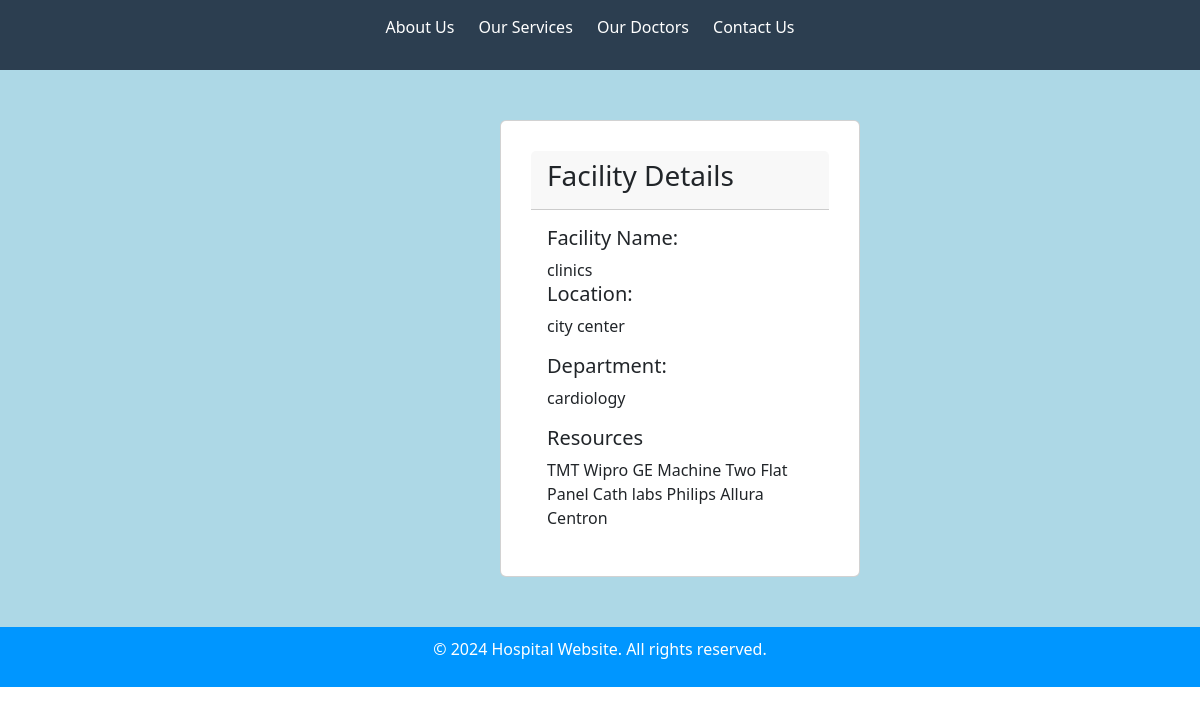
The app's page /admin_user/facility_details/1/ with its own data.
### admin_app/models.py (models this page shows, shortened)
class Facility(models.Model):
    fac_name = models.CharField(max_length=255)
    location = models.CharField(max_length=255)
    department = models.CharField(max_length=255)
    resources = models.TextField()

### admin_app/views.py (the view)
# urls.py: path('facility_details/<int:facilities_id>/', views.facility_details, name='facility_details'),
def facility_details(request,facilities_id):
    facilities = Facility.objects.get(id=facilities_id)
    return render(request,'user_admin/facilitydetails.html',{'facilities':facilities })

### templates/user_admin/facilitydetails.html (shortened to what this page needs)
 {% extends 'base.html'%}
{% load static %}
{% block content %}
 <div style="background-color:lightblue;  padding: 50px 0px;">
 <div class="card" style="width : 30%;  padding: 30px; margin-left: 500px; ">
  <div class="card-header">
      <h3>Facility Details</h3>
  </div>
  <div class="card-body">
    <h5 class="card-title">Facility Name:</h5> {{ facilities.fac_name }}
      <h5 class="card-title">Location: </h5>{{ facilities.location }}
      <h5 class="card-title">Department: </h5> {{ facilities.department }}
      <h5 class="card-title">Resources</h5>
    <p class="card-text">{{ facilities.resources }}</p>
  </div>
</div>
     </div>
 {% endblock %}

### static/css/style.css (style rules this page uses)
body { font-family: Arial, sans-serif; margin: 0; padding: 0; }

### records on screen
Facility: fac_name "clinics", location "city center", department "cardiology", resources "TMT Wipro GE Machine Two Flat Panel Cath labs Philips Allura Centron"
